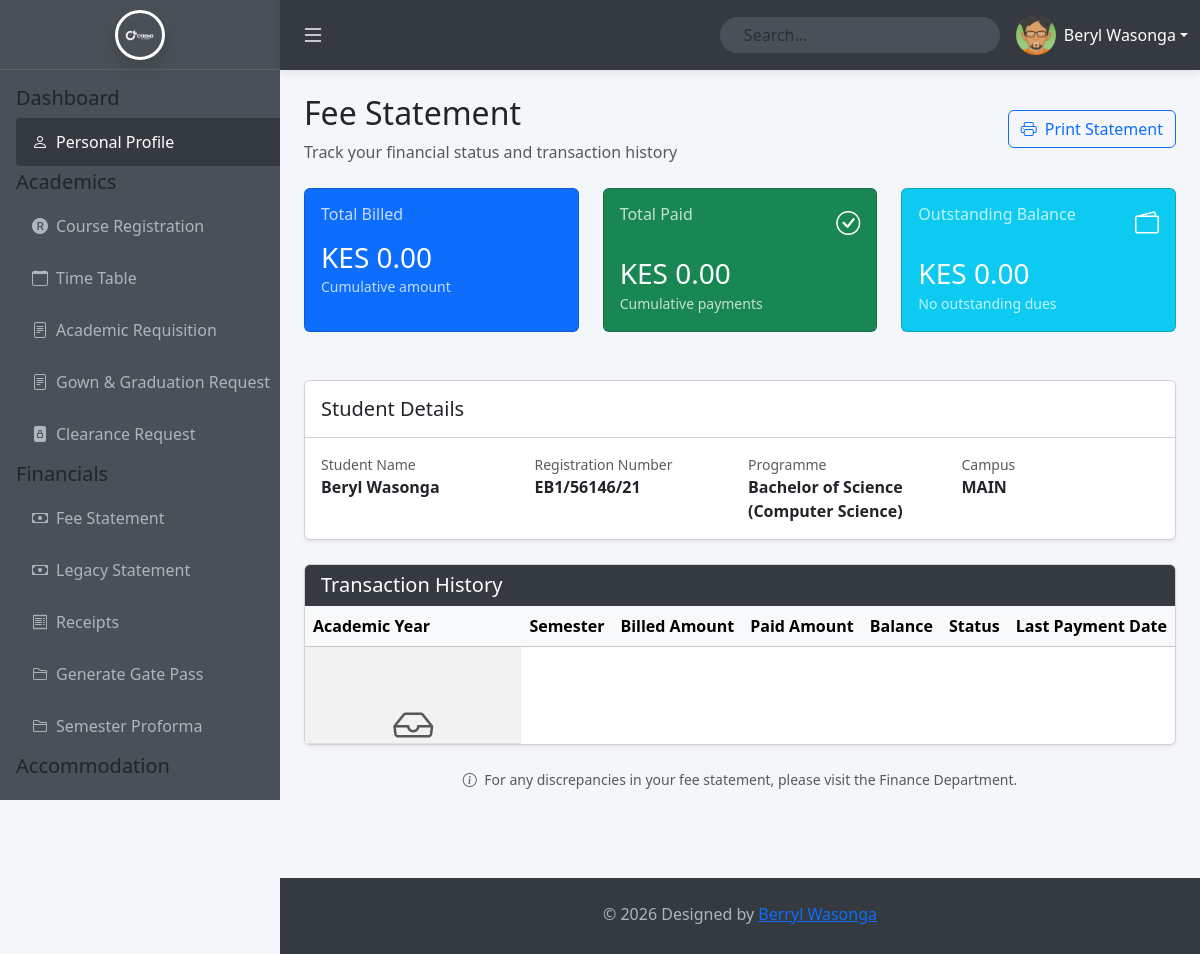
Screenshot of /students/fee_stmnt.php (signed in) with the database file from the repository.
### tables this page shows
CREATE TABLE `users` (
  `id` int(11) NOT NULL,
  `first_name` varchar(50) NOT NULL DEFAULT '',
  `last_name` varchar(50) NOT NULL DEFAULT '',
  `email` varchar(255) NOT NULL,
  `reg_no` varchar(50) DEFAULT NULL,
  `password` varchar(255) NOT NULL,
  `role` varchar(20) NOT NULL DEFAULT 'user',
  `status` enum('active','inactive') NOT NULL DEFAULT 'active',
  `last_login` timestamp NULL DEFAULT NULL,
  `created_at` timestamp NOT NULL DEFAULT current_timestamp(),
  `fullname` varchar(100) GENERATED ALWAYS AS (concat(`first_name`,' ',`last_name`)) STORED,
  `gender` enum('Male','Female','Other') DEFAULT NULL,
  `dob` date DEFAULT NULL,
  `address` varchar(255) DEFAULT NULL,
  `campus` varchar(50) DEFAULT 'MAIN',
  `programme` varchar(150) DEFAULT NULL,
  `course_id` int(11) DEFAULT NULL,
  `attempted_units` int(11) DEFAULT 0,
  `registered_units` int(11) DEFAULT 0
);

### students/fee_stmnt.php (the view, shortened to what this page needs)
<?php
include '../config.php';
$query = "SELECT fp.*, s.semester_name, ay.year_name
          FROM fee_payments fp
          JOIN semesters s ON fp.semester_id = s.id
          JOIN academic_years ay ON s.academic_year_id = ay.id
          WHERE fp.user_id = ?
          ORDER BY s.start_date DESC";
$stmt = $conn->prepare($query);
$stmt->bind_param("i", $_SESSION['user_id']);
$stmt->execute();
$fee_result = $stmt->get_result();
$fee_payments = $fee_result->fetch_all(MYSQLI_ASSOC);
$total_billed = 0;
$total_paid = 0;
$total_balance = $total_billed - $total_paid;
?>
<!DOCTYPE html>
<html lang="en">
<head>
    <link href="https://cdn.jsdelivr.net/npm/bootstrap@5.3.3/dist/css/bootstrap.min.css" rel="stylesheet">
    <link href="https://cdn.jsdelivr.net/npm/bootstrap-icons@1.11.3/font/bootstrap-icons.css" rel="stylesheet">
    <link href="Assets/main.css" rel="stylesheet">
</head>
<body>
    <?php
        include_once 'partials/sidebar.php' ;
        include_once 'partials/top_navbar.php' ;
    ?>
    <div class="main-content" id="mainContent">
        <div class="d-flex justify-content-between align-items-center mb-4">
            <div>
                <h2>Fee Statement</h2>
                <p class="text-muted mb-0">Track your financial status and transaction history</p>
            </div>
            <button class="btn btn-outline-primary" onclick="window.print()">
                <i class="bi bi-printer me-2"></i>Print Statement
            </button>
        </div>
        <div class="row g-4 mb-5">
            <div class="col-md-4">
                <div class="card bg-primary text-white h-100 balance-card">
                    <div class="card-body">
                        <div class="d-flex justify-content-between align-items-start mb-3">
                            <div>
                                <h6 class="card-title opacity-75 mb-0">Total Billed</h6>
                            </div>
                        </div>
                        <h3 class="mb-0">KES <?php echo number_format($total_billed, 2); ?></h3>
                        <small class="opacity-75">Cumulative amount</small>
                    </div>
                </div>
            </div>
            <div class="col-md-4">
                <div class="card bg-success text-white h-100 balance-card">
                    <div class="card-body">
                        <div class="d-flex justify-content-between align-items-start mb-3">
                            <div>
                                <h6 class="card-title opacity-75 mb-0">Total Paid</h6>
                            </div>
                            <i class="bi bi-check-circle fs-4"></i>
                        </div>
                        <h3 class="mb-0">KES <?php echo number_format($total_paid, 2); ?></h3>
                        <small class="opacity-75">Cumulative payments</small>
                    </div>
                </div>
            </div>
            <div class="col-md-4">
                <div class="card <?php echo $total_balance > 0 ? 'bg-danger' : 'bg-info'; ?> text-white h-100 balance-card">
                    <div class="card-body">
                        <div class="d-flex justify-content-between align-items-start mb-3">
                            <div>
                                <h6 class="card-title opacity-75 mb-0">Outstanding Balance</h6>
                            </div>
                            <i class="bi bi-wallet2 fs-4"></i>
                        </div>
                        <h3 class="mb-0">KES <?php echo number_format($total_balance, 2); ?></h3>
                        <small class="opacity-75"><?php echo $total_balance > 0 ? 'Please clear your balance' : 'No outstanding dues'; ?></small>
                    </div>
                </div>
            </div>
        </div>
        <div class="card shadow-sm mb-4">
            <div class="card-header bg-white py-3">
                <div class="row align-items-center">
                    <div class="col-md-6">
                        <h5 class="mb-0">Student Details</h5>
                    </div>
                </div>
            </div>
            <div class="card-body">
                <div class="row g-3">
                    <div class="col-md-3">
                        <small class="text-muted d-block">Student Name</small>
                        <strong><?php echo htmlspecialchars($user['fullname']); ?></strong>
                    </div>
                    <div class="col-md-3">
                        <small class="text-muted d-block">Registration Number</small>
                        <strong><?php echo htmlspecialchars($user['reg_no']); ?></strong>
                    </div>
                    <div class="col-md-3">
                        <small class="text-muted d-block">Programme</small>
                        <strong><?php echo htmlspecialchars($user['programme'] ?? 'N/A'); ?></strong>
                    </div>
                    <div class="col-md-3">
                        <small class="text-muted d-block">Campus</small>
                        <strong><?php echo htmlspecialchars($user['campus']); ?></strong>
                    </div>
                </div>
            </div>
        </div>
        <div class="card shadow-sm">
            <div class="card-header card-header-theme d-flex justify-content-between align-items-center">
                <h5 class="mb-0">Transaction History</h5>
            </div>
            <div class="card-body p-0">
                <div class="table-responsive">
                    <table class="table table-hover table-striped mb-0 text-nowrap">
                        <thead class="table-light">
                            <tr>
                                <th>Academic Year</th>
                                <th>Semester</th>
                                <th class="text-end">Billed Amount</th>
                                <th class="text-end">Paid Amount</th>
                                <th class="text-end">Balance</th>
                                <th>Status</th>
                                <th>Last Payment Date</th>
                            </tr>
                        </thead>
                        <tbody>
                            <?php if (empty($fee_payments)): ?>
                            <tr>
                                <td colspan="7" class="text-center py-5">
                                    <i class="bi bi-inbox fs-1 text-muted d-block mb-3"></i>
                                </td>
                            </tr>
                            <?php endif; ?>
                        </tbody>
                    </table>
                </div>
            </div>
        </div>
        <div class="mt-4 text-center">
            <p class="text-muted small">
                <i class="bi bi-info-circle me-1"></i>
                For any discrepancies in your fee statement, please visit the Finance Department.
            </p>
        </div>
    </div>
    <?php include_once 'partials/footer.php'; ?>
</body>
</html>

### students/partials/top_navbar.php (shortened to what this page needs)
<?php
include '../config.php';
$stmt = $conn->prepare("SELECT * FROM users WHERE id = ?");
$stmt->bind_param("i", $_SESSION['user_id']);
$stmt->execute();
$user = $stmt->get_result()->fetch_assoc();
$full_name = trim($user['first_name'] . ' ' . $user['last_name']);
?>
    <nav class="top-navbar">
        <div class="container-fluid d-flex align-items-center h-100">
            <button class="btn text-white d-none d-lg-block" id="toggleSidebarDesktop" style="font-size: 24px; padding: 0.5rem;">
                <i class="bi bi-list"></i>
            </button>
            <form class="d-none d-lg-flex search-form me-3 position-relative">
                <input class="form-control rounded-pill px-4"
                       type="search"
                       id="studentSearchInput"
                       placeholder="Search..."
                       aria-label="Search"
                       autocomplete="off"
                       style="width: 280px; background-color: #495057; border: none; color: white;">
            </form>
            <div class="dropdown d-none d-lg-block">
                <a class="dropdown-toggle d-flex align-items-center text-white text-decoration-none"
                   href="#"
                   role="button"
                   data-bs-toggle="dropdown"
                   aria-expanded="false">
                    <img src="Assets/images/1.png"
                         class="rounded-circle profile-img-small me-2"
                         alt="User">
                    <span class="user-name"><?php echo htmlspecialchars($full_name); ?></span>
                </a>
            </div>
        </div>
    </nav>

### students/Assets/main.css (style rules this page uses)
:root { --sidebar-bg: #495057; --sidebar-dark: #343a40; --sidebar-hover: #343a40; --navbar-height: 60px; --navbar-height-lg: 70px; }
body { background-color: #f4f6f9; overflow-x: hidden; }
.profile-img-small { width: 40px; height: 40px; object-fit: cover; }
.top-navbar { position: fixed; top: 0; left: 0; right: 0; height: var(--navbar-height); background-color: var(--sidebar-dark); box-shadow: 0 2px 8px rgba(0,0,0,0.1); z-index: 1030; transition: left 0.3s ease; }
@media (min-width: 992px) { .top-navbar { left: 280px; height: var(--navbar-height-lg); } }
.main-content { margin-top: var(--navbar-height); padding: 1.5rem; min-height: calc(100vh - var(--navbar-height) - 60px); transition: margin-left 0.3s ease; }
@media (min-width: 992px) { .main-content { margin-left: 280px; margin-top: var(--navbar-height-lg); min-height: calc(100vh - var(--navbar-height-lg) - 60px); } }
table tbody td:last-child, table thead th:last-child { text-align: center; }
table tbody td { height: 70px; vertical-align: middle; }
table tbody td:last-child { display: flex; align-items: center; justify-content: center; gap: 0.5rem; flex-wrap: wrap; }
.card-header-theme { background-color: var(--sidebar-dark); color: white; border-color: var(--sidebar-dark); }
.card-header-theme h5 { color: white; }
* { margin: 0; padding: 0; box-sizing: border-box; }

### students/fee_stmnt.php (style rules this page uses)
.balance-card { transition: transform 0.2s; }

### rows the page displays
users: full_name "Beryl Wasonga", fullname "Beryl Wasonga", reg_no "EB1/56146/21", programme "Bachelor of Science (Computer Science)", campus "MAIN"

### other values shown
$total_billed "0.00"
$total_paid "0.00"
$total_balance "0.00"
